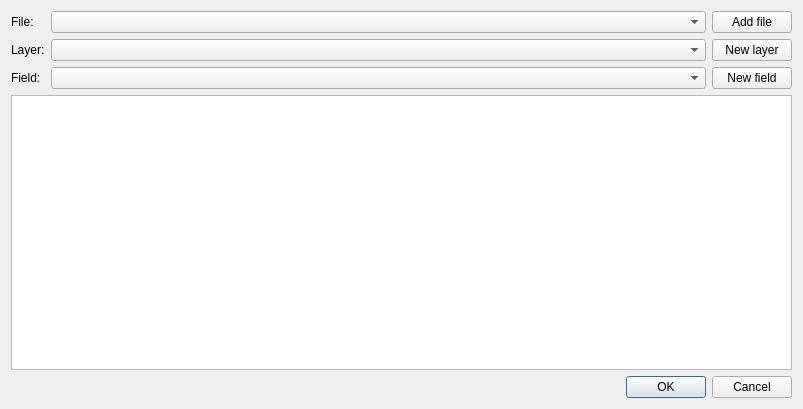
<?xml version="1.0" encoding="UTF-8"?>
<ui version="4.0">
 <class>VectorLayerFieldDialog</class>
 <widget class="QDialog" name="VectorLayerFieldDialog">
  <property name="geometry">
   <rect>
    <x>0</x>
    <y>0</y>
    <width>803</width>
    <height>409</height>
   </rect>
  </property>
  <property name="windowTitle">
   <string>Vector Layer Field Dialog</string>
  </property>
  <layout class="QGridLayout" name="gridLayout_2">
   <item row="0" column="0">
    <layout class="QGridLayout" name="gridLayout">
     <item row="0" column="0">
      <widget class="QLabel" name="fileLabel">
       <property name="text">
        <string>File:</string>
       </property>
      </widget>
     </item>
     <item row="0" column="1">
      <widget class="QComboBox" name="fileComboBox">
       <property name="sizePolicy">
        <sizepolicy hsizetype="Expanding" vsizetype="Fixed">
         <horstretch>0</horstretch>
         <verstretch>0</verstretch>
        </sizepolicy>
       </property>
      </widget>
     </item>
     <item row="0" column="2">
      <widget class="QPushButton" name="addFilePushButton">
       <property name="text">
        <string>Add file</string>
       </property>
      </widget>
     </item>
     <item row="1" column="0">
      <widget class="QLabel" name="layerLabel">
       <property name="text">
        <string>Layer:</string>
       </property>
      </widget>
     </item>
     <item row="1" column="1">
      <widget class="QComboBox" name="layerComboBox">
       <property name="sizePolicy">
        <sizepolicy hsizetype="Expanding" vsizetype="Fixed">
         <horstretch>0</horstretch>
         <verstretch>0</verstretch>
        </sizepolicy>
       </property>
      </widget>
     </item>
     <item row="1" column="2">
      <widget class="QPushButton" name="newLayerPushButton">
       <property name="text">
        <string>New layer</string>
       </property>
      </widget>
     </item>
     <item row="2" column="0">
      <widget class="QLabel" name="fieldLabel">
       <property name="text">
        <string>Field:</string>
       </property>
      </widget>
     </item>
     <item row="2" column="1">
      <widget class="QComboBox" name="fieldComboBox">
       <property name="sizePolicy">
        <sizepolicy hsizetype="Expanding" vsizetype="Fixed">
         <horstretch>0</horstretch>
         <verstretch>0</verstretch>
        </sizepolicy>
       </property>
      </widget>
     </item>
     <item row="2" column="2">
      <widget class="QPushButton" name="newFieldPushButton">
       <property name="text">
        <string>New field</string>
       </property>
      </widget>
     </item>
    </layout>
   </item>
   <item row="1" column="0">
    <widget class="QTreeView" name="metadataTreeView">
     <property name="sizePolicy">
      <sizepolicy hsizetype="Expanding" vsizetype="Expanding">
       <horstretch>0</horstretch>
       <verstretch>0</verstretch>
      </sizepolicy>
     </property>
    </widget>
   </item>
   <item row="2" column="0">
    <layout class="QHBoxLayout" name="horizontalLayout">
     <item>
      <spacer name="horizontalSpacer">
       <property name="orientation">
        <enum>Qt::Horizontal</enum>
       </property>
       <property name="sizeHint" stdset="0">
        <size>
         <width>508</width>
         <height>20</height>
        </size>
       </property>
      </spacer>
     </item>
     <item>
      <widget class="QDialogButtonBox" name="buttonBox">
       <property name="orientation">
        <enum>Qt::Horizontal</enum>
       </property>
       <property name="standardButtons">
        <set>QDialogButtonBox::Cancel|QDialogButtonBox::Ok</set>
       </property>
      </widget>
     </item>
    </layout>
   </item>
  </layout>
 </widget>
 <resources/>
 <connections>
  <connection>
   <sender>buttonBox</sender>
   <signal>accepted()</signal>
   <receiver>VectorLayerFieldDialog</receiver>
   <slot>accept()</slot>
   <hints>
    <hint type="sourcelabel">
     <x>248</x>
     <y>254</y>
    </hint>
    <hint type="destinationlabel">
     <x>157</x>
     <y>274</y>
    </hint>
   </hints>
  </connection>
  <connection>
   <sender>buttonBox</sender>
   <signal>rejected()</signal>
   <receiver>VectorLayerFieldDialog</receiver>
   <slot>reject()</slot>
   <hints>
    <hint type="sourcelabel">
     <x>316</x>
     <y>260</y>
    </hint>
    <hint type="destinationlabel">
     <x>286</x>
     <y>274</y>
    </hint>
   </hints>
  </connection>
 </connections>
</ui>
